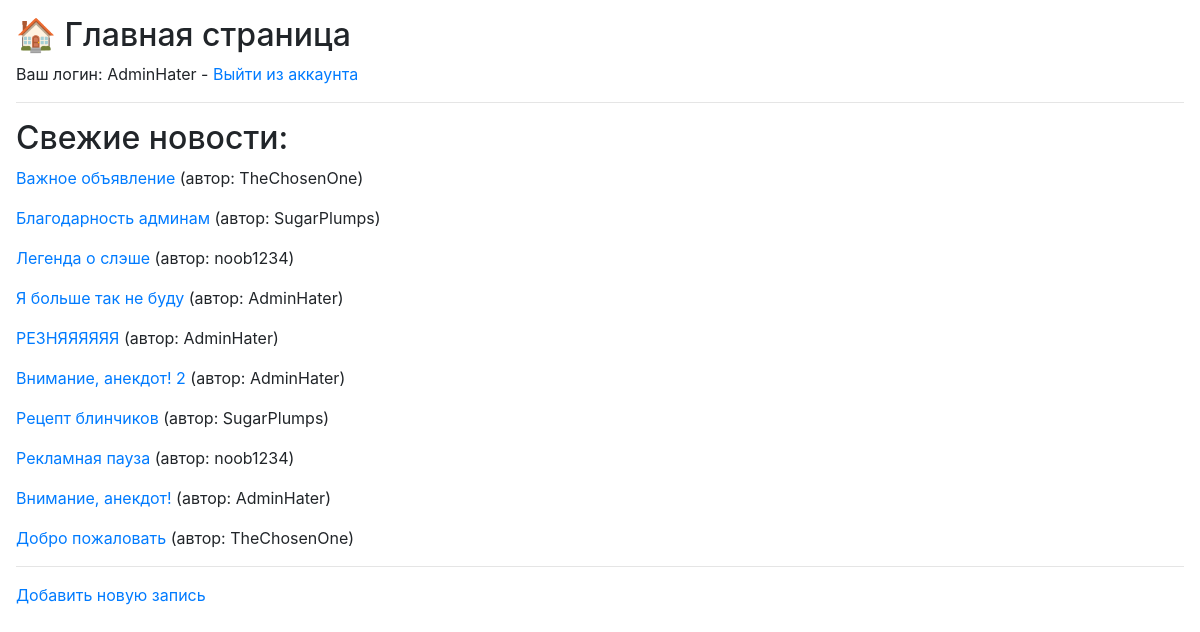
The page / (signed in) on the database its author committed.
### blog/models.py (models this page shows, shortened)
class news (models.Model):
    objects = None
    title = models.CharField(max_length=255, verbose_name = "Заголовок")
    author = models.ForeignKey(User, null=True, verbose_name = "Автор", on_delete=models.CASCADE)
    tag = models.CharField(max_length=255, verbose_name = "Тэг")
    text = models.TextField(blank=True, verbose_name = "Текст")
    time_create = models.DateTimeField(auto_now_add=True, verbose_name = "Время")
    is_published = models.BooleanField(default=True, verbose_name = "Опубликовано")

### blog/views.py (the view)
# urls.py: path('',views.index,name='home'),
def index(request):
    ad = news.objects.order_by('-time_create')[:10]
    print(request.user)
    context = { 'ad' : ad }
    return render(request,'index.html', context = context)

### blog/templates/index.html (shortened to what this page needs)
<!DOCTYPE html>
<html>
<head>
    <link rel="stylesheet" href="https://stackpath.bootstrapcdn.com/bootstrap/4.1.3/css/bootstrap.min.css">
</head>
<body class="m-3">
    <h2>🏠 Главная страница</h2>
    {% if request.user.is_authenticated %}
		<p>Ваш логин: {{ request.user }} -
		<a href='{% url "logout" %}'>Выйти из аккаунта</a></p>
	{% else %}
		<p>Гостевой доступ - <a href='{% url "login" %}'>Вход</a> /
		<a href='{% url "register" %}'>Регистрация</a></p>
	{% endif %} <hr>
    <h2>Свежие новости:</h2>
    {% for ad in ad %}
        <p><a href="{% url 'news_info' ad.pk %}">{{ad.title}}</a> (автор: {{ad.author}})</p>
    {% endfor %}
	{% if request.user.is_authenticated %}
    <hr><p><a href='{% url "new" %}'>Добавить новую запись</a></p>
	{% endif %}
</body>
</html>

### rows shown on the page
news: title "Важное объявление", author "TheChosenOne"
news: title "Благодарность админам", author "SugarPlumps"
news: title "Легенда о слэше", author "noob1234"
news: title "Я больше так не буду", author "AdminHater"
news: title "РЕЗНЯЯЯЯЯЯ", author "AdminHater"
news: title "Внимание, анекдот! 2", author "AdminHater"
news: title "Рецепт блинчиков", author "SugarPlumps"
news: title "Рекламная пауза", author "noob1234"
news: title "Внимание, анекдот!", author "AdminHater"
news: title "Добро пожаловать", author "TheChosenOne"

### other values the page prints
{{ request.user }} "AdminHater"
